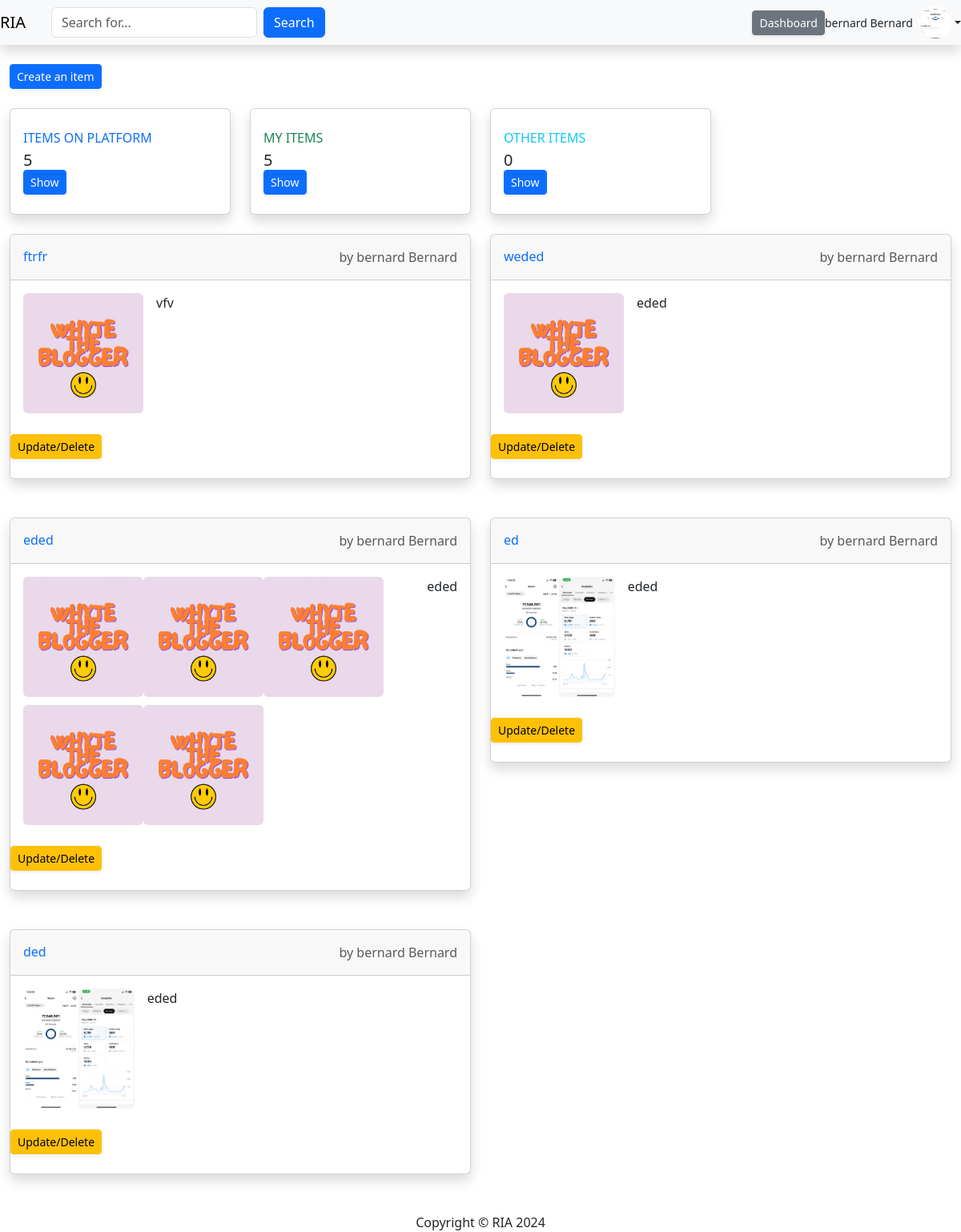
/user/dashboard.php (signed in), run on the app's committed database.
### tables this page shows
CREATE TABLE `users` (
  `id` int(11) NOT NULL,
  `username` varchar(50) NOT NULL,
  `password` varchar(255) NOT NULL,
  `role` enum('admin','user') NOT NULL,
  `created_at` timestamp NOT NULL DEFAULT current_timestamp(),
  `firstname` varchar(50) NOT NULL,
  `lastname` varchar(50) NOT NULL,
  `email` varchar(100) NOT NULL,
  `profile_picture` varchar(255) DEFAULT NULL
);

CREATE TABLE `items` (
  `id` int(11) NOT NULL,
  `name` varchar(255) NOT NULL,
  `description` text DEFAULT NULL,
  `user_id` int(11) DEFAULT NULL
);

### user/dashboard.php (the view, shortened to what this page needs)
<?php
include '../includes/db.php';
$queryT = "
    SELECT
        COUNT(*) AS total_items,
        SUM(CASE WHEN items.user_id = {$_SESSION['user_id']} THEN 1 ELSE 0 END) AS owned_items,
        SUM(CASE WHEN items.user_id != {$_SESSION['user_id']} THEN 1 ELSE 0 END) AS non_owned_items
    FROM items
";
$resultT = $conn->query($queryT);
$CO = $resultT->fetch_assoc();
$query = "
    SELECT
        items.id AS item_id,
        items.name AS item_name,
        items.description,
        CONCAT(COALESCE(users.firstname, ''), ' ', COALESCE(users.lastname, '')) AS owner_name,
        GROUP_CONCAT(item_photos.photo ORDER BY item_photos.id ASC) AS photos,
        -- Add a flag to check if it's owned by the current user
        IF(items.user_id = {$_SESSION['user_id']}, 1, 0) AS is_owned_by_user
    FROM items
    JOIN users ON items.user_id = users.id
    LEFT JOIN item_photos ON items.id = item_photos.item_id
";
$query .= " GROUP BY items.id ORDER BY items.id DESC";
$result = $conn->query($query);
?>
<!DOCTYPE html>
<html lang="en">
<head>
    <link href="https://cdn.jsdelivr.net/npm/bootstrap@5.3.1/dist/css/bootstrap.min.css" rel="stylesheet">
</head>
<body id="page-top">
    <div id="wrapper">
        <div id="content-wrapper" class="d-flex flex-column">
            <div id="content">
                <?php include('../header.php')?>
                <div class="container-fluid">
                    <div class="d-sm-flex align-items-center justify-content-between mb-4">
                        <a href="../items/create_item.php" class="d-none d-sm-inline-block btn btn-sm btn-primary shadow-sm">Create an item</a>
                    </div>
                    <div class="row">
                        <div class="col-xl-3 col-md-6 mb-4">
                            <div class="card border-left-primary shadow h-100 py-2">
                                <div class="card-body">
                                    <div class="row no-gutters align-items-center">
                                        <div class="col mr-2">
                                            <div class="text-xs font-weight-bold text-primary text-uppercase mb-1">
                                                Items on platform</div>
                                            <div class="h5 mb-0 font-weight-bold text-gray-800">
                                            <?php
                                                echo $CO['total_items']
                                            ?><br/>
                                            <a href="?" class="d-none d-sm-inline-block btn btn-sm btn-primary shadow-sm">Show</a>
                                            </div>
                                        </div>
                                    </div>
                                </div>
                            </div>
                        </div>
                        <div class="col-xl-3 col-md-6 mb-4">
                            <div class="card border-left-success shadow h-100 py-2">
                                <div class="card-body">
                                    <div class="row no-gutters align-items-center">
                                        <div class="col mr-2">
                                            <div class="text-xs font-weight-bold text-success text-uppercase mb-1">
                                                My Items</div>
                                            <div class="h5 mb-0 font-weight-bold text-gray-800"><?php
                                                echo $CO['owned_items']
                                            ?><br/>
                                            <a href="?myItems" class="d-none d-sm-inline-block btn btn-sm btn-primary shadow-sm">Show</a>
                                            </div>
                                        </div>
                                    </div>
                                </div>
                            </div>
                        </div>
                        <div class="col-xl-3 col-md-6 mb-4">
                            <div class="card border-left-info shadow h-100 py-2">
                                <div class="card-body">
                                    <div class="row no-gutters align-items-center">
                                        <div class="col mr-2">
                                            <div class="text-xs font-weight-bold text-info text-uppercase mb-1">Other items
                                            </div>
                                            <div class="row no-gutters align-items-center">
                                                <div class="col-auto">
                                                    <div class="h5 mb-0 mr-3 font-weight-bold text-gray-800">
                                                    <?php
                                                        echo $CO['non_owned_items']
                                                    ?>
                                                                <br/>
                                                    <a href="?otherItems" class="d-none d-sm-inline-block btn btn-sm btn-primary shadow-sm">Show</a>
                                                    </div>
                                                </div>
                                            </div>
                                        </div>
                                    </div>
                                </div>
                            </div>
                        </div>
                    </div>
                    <div class="row">
                        <?php while ($item = $result->fetch_assoc()) { ?>
                            <div class="col-md-6 mb-4" >
                                <div class="card shadow mb-4">
                                    <div class="card-header py-3 d-flex align-items-center justify-content-between">
                                        <h6 class="m-0 font-weight-bold text-primary">
                                            <?php echo htmlspecialchars($item['item_name']); ?>
                                        </h6>
                                        <span class="text-muted">by <?php echo htmlspecialchars($item['owner_name']); ?></span>
                                    </div>
                                    <div class="card-body d-flex">
                                        <div class="me-3">
                                            <?php
                                            $photos = explode(',', $item['photos']);
                                            foreach ($photos as $photo) {
                                                $photo = trim($photo);
                                                echo "<img src='http://localhost/ria/utilities/uploads/$photo' alt='Item Image' class='img-fluid rounded' style='max-width: 150px; max-height: 150px; margin-bottom: 10px;'>";
                                            }
                                            ?>
                                        </div>
                                        <div>
                                            <p><?php echo nl2br(htmlspecialchars($item['description'])); ?></p>
                                        </div>
                                    </div>
                                    <div class=" align-items-center justify-content-between mb-4">
                                        <a href="../items/edit.php?id=<?php echo $item['item_id']?>" class="d-none d-sm-inline-block btn btn-sm btn-warning shadow-sm">Update/Delete</a>
                                    </div>
                                </div>
                            </div>
                        <?php } ?>
                    </div>
                </div>
            </div>
            <footer class="sticky-footer bg-white">
                <div class="container my-auto">
                    <div class="copyright text-center my-auto">
                        <span>Copyright &copy; RIA 2024</span>
                    </div>
                </div>
            </footer>
        </div>
</body>
</html>

### header.php (shortened to what this page needs)
<?php
$query1 = "SELECT firstname, lastname, email, profile_picture FROM users WHERE id = ?";
$stmt1 = $conn->prepare($query1);
$stmt1->bind_param("i", $_SESSION['user_id']);
$stmt1->execute();
$result1 = $stmt1->get_result();
$user1 = $result1->fetch_assoc();
?>
<nav class="navbar navbar-expand-lg navbar-light bg-light shadow mb-4">
    <a class="navbar-brand" href="http://localhost/ria">RIA
    </a>
    <?php if(isset($_SESSION['user_id'])):?>
    <div class="collapse navbar-collapse" id="navbarContent">
      <form class="d-flex me-auto ms-3 position-relative" id="searchForm">
    <input
        class="form-control me-2"
        type="search"
        id="searchInput"
        placeholder="Search for..."
        aria-label="Search"
        autocomplete="off">
    <button class="btn btn-primary" type="submit">Search</button>
    </form>
                    <a href="http://localhost/ria/<?php echo ($_SESSION['role'] == 'admin' ? 'admin' : 'user'); ?>/dashboard.php" class="d-none d-sm-inline-block btn btn-sm btn-secondary shadow-sm"
                      style="padding-rigth:7px;"
                    >Dashboard</a>
                    </div>
      <div class="dropdown">
        <a class="nav-link dropdown-toggle d-flex align-items-center" href="#" role="button" id="profileDropdown" data-bs-toggle="dropdown" aria-expanded="false">
          <span class="d-none d-lg-inline text-gray-600 small me-2">
            <?php
                echo $_SESSION['firstname'].' '.$_SESSION['lastname']
                ?>
          </span>
          <img src="<?php echo ($user1['profile_picture'] == NULL ?
            'http://localhost/ria/utilities/img/undraw_profile.svg' :
            'http://localhost/ria/utilities/uploads/' . $user1['profile_picture']); ?>"
            alt="Profile"
            class="rounded-circle"
            width="40"
            height="40">
        </a>
      </div>
    </div>
    <?php endif?>

### data on the page
users: profile_picture (picture)
items: name "ftrfr", owner_name "bernard Bernard", description "vfv"
items: name "weded", owner_name "bernard Bernard", description "eded"
items: name "eded", owner_name "bernard Bernard", description "eded"
items: name "ed", owner_name "bernard Bernard", description "eded"
items: name "ded", owner_name "bernard Bernard", description "eded"

### other printed values
$_SESSION['firstname'] "bernard"
$_SESSION['lastname'] "Bernard"
$CO['total_items'] "5"
$CO['owned_items'] "5"
$CO['non_owned_items'] "0"
